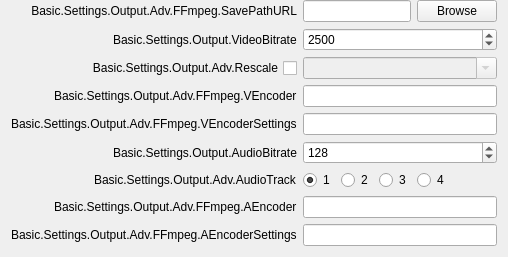
                   <widget class="QWidget" name="advOutRecFFmpeg">
                    <layout class="QFormLayout" name="formLayout_15">
                     <property name="fieldGrowthPolicy">
                      <enum>QFormLayout::AllNonFixedFieldsGrow</enum>
                     </property>
                     <property name="labelAlignment">
                      <set>Qt::AlignRight|Qt::AlignTrailing|Qt::AlignVCenter</set>
                     </property>
                     <property name="topMargin">
                      <number>0</number>
                     </property>
                     <item row="0" column="0">
                      <widget class="QLabel" name="label_36">
                       <property name="sizePolicy">
                        <sizepolicy hsizetype="Preferred" vsizetype="Expanding">
                         <horstretch>0</horstretch>
                         <verstretch>0</verstretch>
                        </sizepolicy>
                       </property>
                       <property name="minimumSize">
                        <size>
                         <width>170</width>
                         <height>0</height>
                        </size>
                       </property>
                       <property name="text">
                        <string>Basic.Settings.Output.Adv.FFmpeg.SavePathURL</string>
                       </property>
                       <property name="alignment">
                        <set>Qt::AlignRight|Qt::AlignTrailing|Qt::AlignVCenter</set>
                       </property>
                      </widget>
                     </item>
                     <item row="0" column="1">
                      <layout class="QHBoxLayout" name="horizontalLayout_8">
                       <item>
                        <widget class="QLineEdit" name="advOutFFURL">
                         <property name="enabled">
                          <bool>true</bool>
                         </property>
                        </widget>
                       </item>
                       <item>
                        <widget class="QPushButton" name="advOutFFPathBrowse">
                         <property name="enabled">
                          <bool>true</bool>
                         </property>
                         <property name="text">
                          <string>Browse</string>
                         </property>
                        </widget>
                       </item>
                      </layout>
                     </item>
                     <item row="1" column="0">
                      <widget class="QLabel" name="label_40">
                       <property name="text">
                        <string>Basic.Settings.Output.VideoBitrate</string>
                       </property>
                      </widget>
                     </item>
                     <item row="1" column="1">
                      <widget class="QSpinBox" name="advOutFFVBitrate">
                       <property name="minimum">
                        <number>0</number>
                       </property>
                       <property name="maximum">
                        <number>1000000000</number>
                       </property>
                       <property name="value">
                        <number>2500</number>
                       </property>
                      </widget>
                     </item>
                     <item row="3" column="0">
                      <widget class="QLabel" name="label_37">
                       <property name="text">
                        <string>Basic.Settings.Output.Adv.FFmpeg.VEncoder</string>
                       </property>
                      </widget>
                     </item>
                     <item row="3" column="1">
                      <widget class="QLineEdit" name="advOutFFVEncoder"/>
                     </item>
                     <item row="4" column="0">
                      <widget class="QLabel" name="label_38">
                       <property name="text">
                        <string>Basic.Settings.Output.Adv.FFmpeg.VEncoderSettings</string>
                       </property>
                      </widget>
                     </item>
                     <item row="4" column="1">
                      <widget class="QLineEdit" name="advOutFFVCfg"/>
                     </item>
                     <item row="5" column="0">
                      <widget class="QLabel" name="label_41">
                       <property name="text">
                        <string>Basic.Settings.Output.AudioBitrate</string>
                       </property>
                      </widget>
                     </item>
                     <item row="5" column="1">
                      <widget class="QSpinBox" name="advOutFFABitrate">
                       <property name="minimum">
                        <number>32</number>
                       </property>
                       <property name="maximum">
                        <number>4096</number>
                       </property>
                       <property name="singleStep">
                        <number>16</number>
                       </property>
                       <property name="value">
                        <number>128</number>
                       </property>
                      </widget>
                     </item>
                     <item row="6" column="0">
                      <widget class="QLabel" name="label_47">
                       <property name="text">
                        <string>Basic.Settings.Output.Adv.AudioTrack</string>
                       </property>
                      </widget>
                     </item>
                     <item row="7" column="0">
                      <widget class="QLabel" name="label_39">
                       <property name="text">
                        <string>Basic.Settings.Output.Adv.FFmpeg.AEncoder</string>
                       </property>
                      </widget>
                     </item>
                     <item row="7" column="1">
                      <widget class="QLineEdit" name="advOutFFAEncoder"/>
                     </item>
                     <item row="8" column="0">
                      <widget class="QLabel" name="label_46">
                       <property name="text">
                        <string>Basic.Settings.Output.Adv.FFmpeg.AEncoderSettings</string>
                       </property>
                      </widget>
                     </item>
                     <item row="8" column="1">
                      <widget class="QLineEdit" name="advOutFFACfg"/>
                     </item>
                     <item row="2" column="0">
                      <widget class="QCheckBox" name="advOutFFUseRescale">
                       <property name="sizePolicy">
                        <sizepolicy hsizetype="Minimum" vsizetype="Expanding">
                         <horstretch>0</horstretch>
                         <verstretch>0</verstretch>
                        </sizepolicy>
                       </property>
                       <property name="layoutDirection">
                        <enum>Qt::RightToLeft</enum>
                       </property>
                       <property name="text">
                        <string>Basic.Settings.Output.Adv.Rescale</string>
                       </property>
                      </widget>
                     </item>
                     <item row="2" column="1">
                      <widget class="QComboBox" name="advOutFFRescale">
                       <property name="enabled">
                        <bool>false</bool>
                       </property>
                       <property name="editable">
                        <bool>true</bool>
                       </property>
                      </widget>
                     </item>
                     <item row="6" column="1">
                      <widget class="QWidget" name="widget_10" native="true">
                       <property name="sizePolicy">
                        <sizepolicy hsizetype="Maximum" vsizetype="Preferred">
                         <horstretch>0</horstretch>
                         <verstretch>0</verstretch>
                        </sizepolicy>
                       </property>
                       <layout class="QHBoxLayout" name="horizontalLayout_10">
                        <property name="leftMargin">
                         <number>0</number>
                        </property>
                        <property name="topMargin">
                         <number>0</number>
                        </property>
                        <property name="rightMargin">
                         <number>0</number>
                        </property>
                        <property name="bottomMargin">
                         <number>0</number>
                        </property>
                        <item>
                         <widget class="QRadioButton" name="advOutFFTrack1">
                          <property name="text">
                           <string notr="true">1</string>
                          </property>
                          <property name="checked">
                           <bool>true</bool>
                          </property>
                         </widget>
                        </item>
                        <item>
                         <widget class="QRadioButton" name="advOutFFTrack2">
                          <property name="text">
                           <string notr="true">2</string>
                          </property>
                         </widget>
                        </item>
                        <item>
                         <widget class="QRadioButton" name="advOutFFTrack3">
                          <property name="text">
                           <string notr="true">3</string>
                          </property>
                         </widget>
                        </item>
                        <item>
                         <widget class="QRadioButton" name="advOutFFTrack4">
                          <property name="text">
                           <string notr="true">4</string>
                          </property>
                         </widget>
                        </item>
                       </layout>
                      </widget>
                     </item>
                    </layout>
                   </widget>
